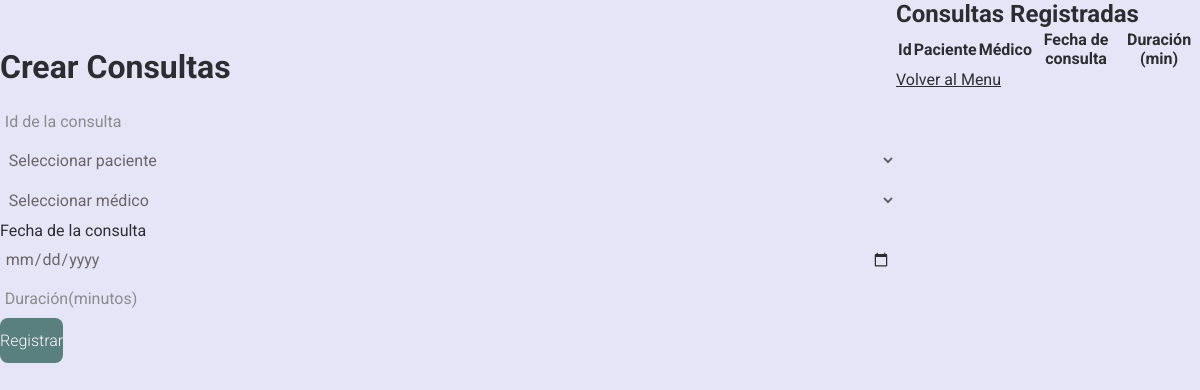
The page /consultas/registro_consultas.php on the database as committed earlier.
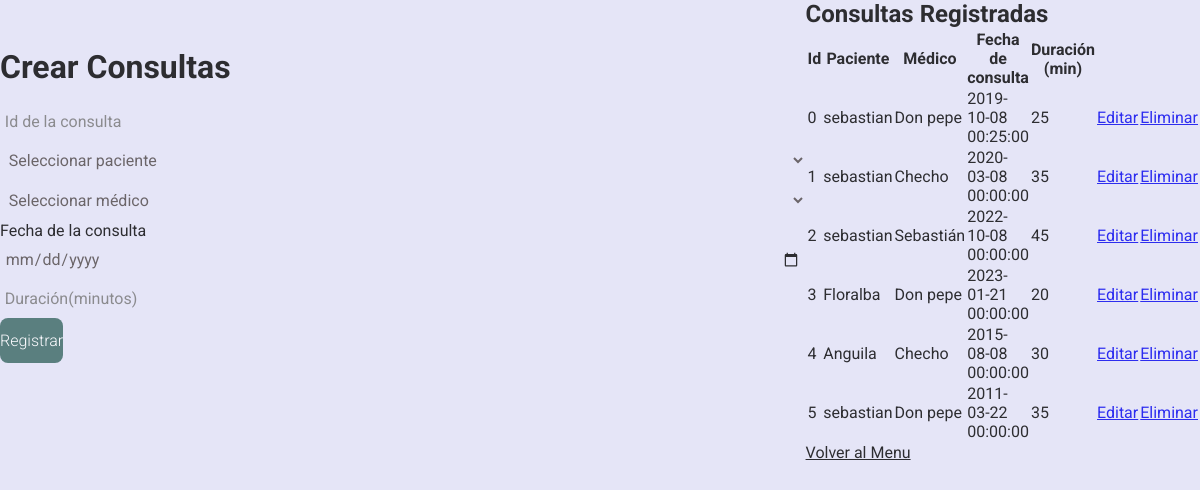
The same page on the database as committed later.
### tables this page shows
CREATE TABLE `consultas` (
  `id` int(11) NOT NULL,
  `pacientesID` int(11) DEFAULT NULL,
  `medicosID` int(11) DEFAULT NULL,
  `fechaConsulta` datetime DEFAULT NULL,
  `duracionMinutos` int(11) DEFAULT NULL
);

### consultas/registro_consultas.php (the view, shortened to what this page needs)
<?php
$con = connection();
$sql = "SELECT * FROM consultas";
$query = mysqli_query($con, $sql);
$pacienteSql = "SELECT id, nombre FROM pacientes";
$pacienteQuery = mysqli_query($con, $pacienteSql);
$pacientes = array();
while ($row = mysqli_fetch_assoc($pacienteQuery)) {
    $pacientes[$row['id']] = $row['nombre'];
}
$medicoSql = "SELECT id, nombre FROM medicos";
$medicoQuery = mysqli_query($con, $medicoSql);
$medicos = array();
while ($row = mysqli_fetch_assoc($medicoQuery)) {
    $medicos[$row['id']] = $row['nombre'];
}
?>
<!DOCTYPE html>
<html lang="en">
<head>
    <link rel="stylesheet" href="../css/estilos.css">
</head>
<body>
    <div class="form_container">
        <form action="" method="POST">
            <h1 class="form_title">Crear Consultas</h1>
            <input class="form_input" type="number" name="id" placeholder="Id de la consulta" required>
            <select class="form_input" name="pacienteID" required>
                <option value="" disabled selected>Seleccionar paciente</option>
            </select>
            <select class="form_input" name="medicoID" required>
                <option value="" disabled selected>Seleccionar médico</option>
            </select>
            <label for="fechaConsulta">Fecha de la consulta</label>
            <input class="form_input" type="date" name="fechaConsulta" placeholder="Fecha de la consulta" required>
            <input class="form_input" type="number" name="duracionMinutos" placeholder="Duración(minutos)" required>
            <input class="form_submit" type="submit" value="Registrar">
        </form>
    </div>
    <div class="form_group">
        <h2>Consultas Registradas</h2>
        <table>
            <thead>
                <tr>
                    <th>Id</th>
                    <th>Paciente</th>
                    <th>Médico</th>
                    <th>Fecha de consulta</th>
                    <th>Duración (min)</th>
                </tr>
            </thead>
            <tbody>
                <?php
                while ($row = mysqli_fetch_array($query)):
                    $pacienteId = $row['pacientesID'];
                    $medicoId = $row['medicosID'];
                    ?>
                    <tr>
                        <td>
                            <?= $row['id'] ?>
                        </td>
                        <td>
                            <?= isset($pacientes[$pacienteId]) ? $pacientes[$pacienteId] : 'Desconocido' ?>
                        </td>
                        <td>
                            <?= isset($medicos[$medicoId]) ? $medicos[$medicoId] : 'Desconocido' ?>
                        </td>
                        <td>
                            <?= $row['fechaConsulta'] ?>
                        </td>
                        <td>
                            <?= $row['duracionMinutos'] ?>
                        </td>
                        <td><a href="editar_consultas.php?id=<?= $row['id'] ?>">Editar</a></td>
                        <td><a href="eliminar_consultas.php?id=<?= $row['id'] ?>"
                                onclick="return confirm('¿Estás seguro de que quieres eliminar esta consulta?')">Eliminar</a>
                        </td>
                    </tr>
                    <?php
                endwhile;
                ?>
            </tbody>
        </table>
        <a href="../menu.php" class="form_link">Volver al Menu</a>
    </div>
</body>
</html>

### css/estilos.css (style rules this page uses)
* { margin:0; padding:0; box-sizing:border-box; }
body { font-family: 'Roboto', sans-serif; background-color: #e5e5f7; width:100%; opacity: 0.8; background-image: radial-gradient(#d17cf9 0.5px, transparent 0.5px), radial-gradient(#d17cf9 0.5px, #e5e5f7 0.5px); display:flex; min-height:100vh; }
.form_title { font-size:2rem; margin-bottom:.5em; }
.form_link { font-weight:400; color:#000; }
.form_container { margin-top:3em; display:grid; gap: 2.5em; }
.form_group { position: relative; --color:#5757577e; }
.form_input { width: 100%; background: none; color: #706c6c; font-size: 1rem; padding: .6em .3em; border: none; outline: none; border-bottom: 1px solid var(--color); font-family: 'Roboto', sans-serif; }
.form_input:not(:placeholder-shown) { color:#4d4646; }
.form_submit { background-color:#386662; color:#fff; font-family: 'Roboto', sans-serif; font-weight:300; font-size: 1rem; padding: .8em 0; border:none; border-radius: .5em; cursor:pointer; }

Rows that differ between the two databases and show on the page:
added consultas: id "0", pacientesID "sebastian", medicosID "Don pepe", fechaConsulta "2019-10-08 00:25:00", duracionMinutos "25"
added consultas: id "1", pacientesID "sebastian", medicosID "Checho", fechaConsulta "2020-03-08 00:00:00", duracionMinutos "35"
added consultas: id "2", pacientesID "sebastian", medicosID "Sebastián", fechaConsulta "2022-10-08 00:00:00", duracionMinutos "45"
added consultas: id "3", pacientesID "Floralba", medicosID "Don pepe", fechaConsulta "2023-01-21 00:00:00", duracionMinutos "20"
added consultas: id "4", pacientesID "Anguila", medicosID "Checho", fechaConsulta "2015-08-08 00:00:00", duracionMinutos "30"
added consultas: id "5", pacientesID "sebastian", medicosID "Don pepe", fechaConsulta "2011-03-22 00:00:00", duracionMinutos "35"
